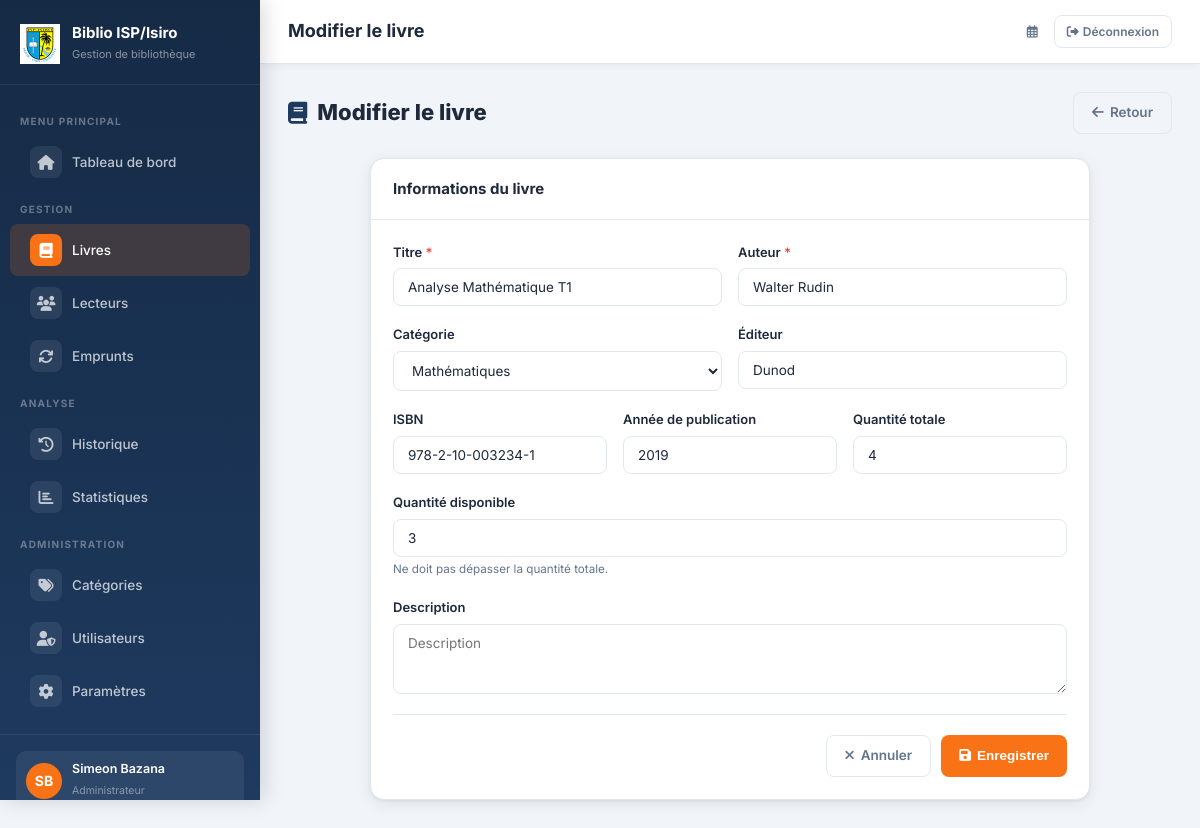
Before: /livres/5/modifier/ (signed in) with the older database file.
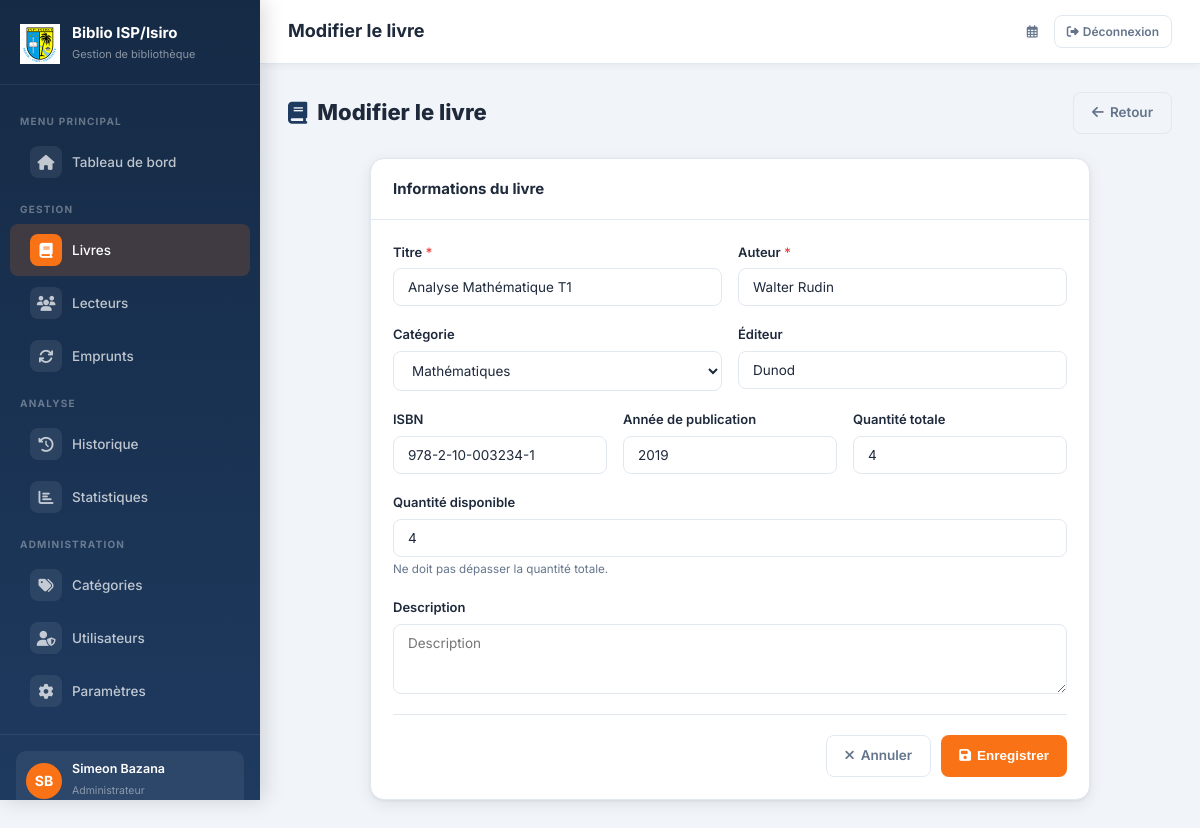
After: the same page with the newer database file.
### bibliotheque/models.py (models this page shows, shortened)
class Livre(models.Model):
    titre = models.CharField(max_length=200)
    auteur = models.CharField(max_length=200)
    categorie = models.ForeignKey(Categorie, on_delete=models.SET_NULL, null=True, blank=True, related_name='livres')
    isbn = models.CharField(max_length=20, blank=True)
    annee_publication = models.IntegerField(null=True, blank=True)
    editeur = models.CharField(max_length=150, blank=True)
    quantite_totale = models.PositiveIntegerField(default=1)
    quantite_disponible = models.PositiveIntegerField(default=1)
    description = models.TextField(blank=True)
    date_ajout = models.DateTimeField(auto_now_add=True)
    class Meta:
        verbose_name = 'Livre'
        verbose_name_plural = 'Livres'
        ordering = ['titre']

### bibliotheque/views.py (the view)
# urls.py: path('livres/<int:pk>/modifier/', views.modifier_livre, name='modifier_livre'),
@admin_required
def modifier_livre(request, pk):
    livre = get_object_or_404(Livre, pk=pk)
    form = LivreForm(request.POST or None, instance=livre)
    if request.method == 'POST' and form.is_valid():
        form.save()
        messages.success(request, "Livre modifié avec succès.")
        return redirect('bibliotheque:liste_livres')
    return render(request, 'bibliotheque/livres/form.html', {'form': form, 'titre': 'Modifier le livre', 'livre': livre})

### bibliotheque/forms.py
class LivreForm(forms.ModelForm):
    class Meta:
        model = Livre
        fields = ['titre', 'auteur', 'categorie', 'isbn', 'annee_publication', 'editeur', 'quantite_totale', 'quantite_disponible', 'description']
        widgets = {
            'titre': forms.TextInput(attrs={'class': 'form-control', 'placeholder': 'Titre du livre'}),
            'auteur': forms.TextInput(attrs={'class': 'form-control', 'placeholder': 'Auteur'}),
            'categorie': forms.Select(attrs={'class': 'form-select'}),
            'isbn': forms.TextInput(attrs={'class': 'form-control', 'placeholder': 'ISBN'}),
            'annee_publication': forms.NumberInput(attrs={'class': 'form-control', 'placeholder': 'Année'}),
            'editeur': forms.TextInput(attrs={'class': 'form-control', 'placeholder': 'Éditeur'}),
            'quantite_totale': forms.NumberInput(attrs={'class': 'form-control', 'min': 1}),
            'quantite_disponible': forms.NumberInput(attrs={'class': 'form-control', 'min': 0}),
            'description': forms.Textarea(attrs={'class': 'form-control', 'rows': 3, 'placeholder': 'Description'}),
        }

### bibliotheque/models.py (called while the page is built)
    def est_admin(self):
        return self.role == 'admin'

### bibliotheque/templates/bibliotheque/livres/form.html (shortened to what this page needs)
{% extends 'bibliotheque/base.html' %}
{% block page_title %}{{ titre }}{% endblock %}
{% block content %}
<div class="page-header">
  <h1><i class="fas fa-book" style="color:var(--primary)"></i> {{ titre }}</h1>
  <a href="{% url 'bibliotheque:liste_livres' %}" class="btn btn-outline"><i class="fas fa-arrow-left"></i> Retour</a>
</div>
<div class="card" style="max-width:720px;margin:0 auto;">
  <div class="card-header">
    <span class="card-title">Informations du livre</span>
  </div>
  <div class="card-body">
    <form method="post" novalidate>
      <div class="form-row">
        <div class="form-group">
          <label class="form-label">Titre <span style="color:var(--danger)">*</span></label>
          {{ form.titre }}
        </div>
        <div class="form-group">
          <label class="form-label">Auteur <span style="color:var(--danger)">*</span></label>
          {{ form.auteur }}
        </div>
      </div>
      <div class="form-row">
        <div class="form-group">
          <label class="form-label">Catégorie</label>
          {{ form.categorie }}
        </div>
        <div class="form-group">
          <label class="form-label">Éditeur</label>
          {{ form.editeur }}
        </div>
      </div>
      <div class="form-row-3">
        <div class="form-group">
          <label class="form-label">ISBN</label>
          {{ form.isbn }}
        </div>
        <div class="form-group">
          <label class="form-label">Année de publication</label>
          {{ form.annee_publication }}
        </div>
        <div class="form-group">
          <label class="form-label">Quantité totale</label>
          {{ form.quantite_totale }}
        </div>
      </div>
      <div class="form-group">
        <label class="form-label">Quantité disponible</label>
        {{ form.quantite_disponible }}
        <small style="color:var(--text-muted)">Ne doit pas dépasser la quantité totale.</small>
      </div>
      <div class="form-group">
        <label class="form-label">Description</label>
        {{ form.description }}
      </div>
      <hr class="divider"/>
      <div style="display:flex;gap:10px;justify-content:flex-end;">
        <a href="{% url 'bibliotheque:liste_livres' %}" class="btn btn-outline"><i class="fas fa-times"></i> Annuler</a>
        <button type="submit" class="btn btn-accent">
          <i class="fas fa-save"></i> Enregistrer
        </button>
      </div>
    </form>
  </div>
</div>
{% endblock %}

Changed rows visible on the page:
changed Livre "Analyse Mathématique T1": quantite_disponible "3" → "4"
